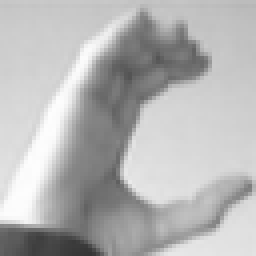
#> input picture Assignment2/ASL64x/C.png, 64 x 64 px, given in place of pixil-frame-0.png, which was not available (shown 4 times larger)
$ jupyter execute --allow-errors slp.ipynb
#> lines starting #> are read from the running program, lines starting #| are printed output that depends on the picture; after the words box and inside, x2 and y2 are one past the last pixel; in counts of white or black regions, pixels touching at a corner belong together
[cell 1]
'''
CAP6615 - Spring 2022
Assignment #1 - Single- and Multi-Layer Shallow Neural Networks
'''

import numpy as np
import os
import sys
from PIL import Image
from matplotlib.pyplot import figure
import pandas
import matplotlib.pyplot as plt
import matplotlib.ticker as tick


class performanceMetrics(object):
    def __init__(self, fh, ffa):
        self.fh = fh
        self.ffa = ffa

class SLP_Update_Metrics(object):
    def __init__(self, predictionsArray, weightMatrix):
        self.predictions = predictionsArray
        self.weights = weightMatrix


class Perceptron():
    def __init__(self):
        '''
        Initialize perceptron model.
        '''

    def activation_fn(self,x):
        # Sigmoid Activation func: f(x) = 1/(1+e^(-x))
        return 1/(1+np.exp(-x))

    # [70 lines left out: functions _initialize_weights, predict, add_noise, calculate_performance_metrics, updateBias, fit, not called in this run]

    def getInputImageVectors(self,count):
        '''
        Get the input image vectors.
        '''
#> called with count = 10
        ImageVectors = []

        for i in range(count):
            path = os.path.join(os.path.dirname(os.path.abspath(sys.argv[1])),'numbers','pixil-frame-'+ str(i) +'.png')
            im = Image.open(path, 'r')
#> im is the input picture: PIL image 64x64 P; min 53, max 253, mean 181.5
            gray = im.convert('L')
            bw = gray.point(lambda x: 0 if x<135 else 1, '1')
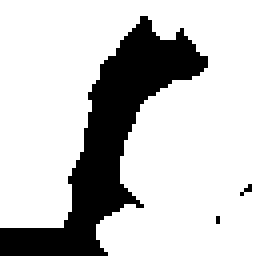
#> bw: PIL image 64x64 1 (shown 4 times larger); 77.7% white; 3 black regions (2 under 20 px), largest, box (x1, y1, x2, y2) and area: (0, 4, 52, 64) 908
            ImageVectors.append(np.array(list(bw.getdata())))
#> pass 2 of the loop in getInputImageVectors, `for i in range(count):`:
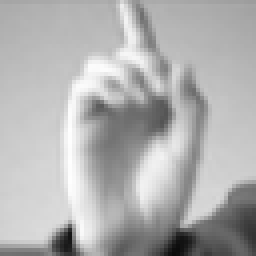
#> input picture Assignment2/ASL64x/D.png, 64 x 64 px, given in place of pixil-frame-1.png, which was not available (shown 4 times larger)
#> in getInputImageVectors, im is the input picture: PIL image 64x64 RGB; min 11, max 254, mean 176.7
#> in getInputImageVectors, `bw = gray.point(lambda x: 0 if x<135 else 1, '1')`:
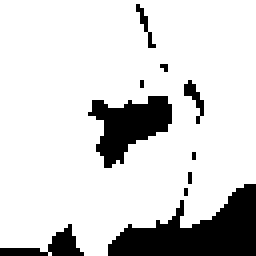
#> bw: PIL image 64x64 1 (shown 4 times larger); 83.3% white; 10 black regions (6 under 20 px), largest, box (x1, y1, x2, y2) and area: (27, 46, 64, 64) 364, (22, 24, 43, 42) 206, (0, 56, 21, 64) 64, (46, 20, 51, 31) 21
        return ImageVectors

    # [112 lines left out: functions getPredictedImage, displayTrainingPredictions, SLP_Training, SLP_Testing, SLP_Noisy_Testing, not called in this run]

    def SLP(self):

        print('Commencing SLP Training...')

        InputImageVectors = self.getInputImageVectors(10)

        trainingMetrics = [
            self.SLP_Training(4, InputImageVectors[i]).predictions
            for i in range(10)
        ]

        self.displayTrainingPredictions(trainingMetrics)

        print('Ending SLP Training.')
        print('Commencing SLP Noiseless Testing...')

        optimizedWeights = self.SLP_Training(4,InputImageVectors[9]).weights

        self.SLP_Testing(10,optimizedWeights,InputImageVectors)

        print('Ending SLP Noiseless Testing.')
        print('Commencing SLP Noisy Testing...')

        stdev = [0.001, 0.002, 0.003, 0.005, 0.01, 0.02, 0.03, 0.05,0.1]

        self.SLP_Noisy_Testing(stdev,10,optimizedWeights,InputImageVectors)

        print('Ending SLP Noisy Testing.')


#> (the rest of this cell did not finish here and is left out)
